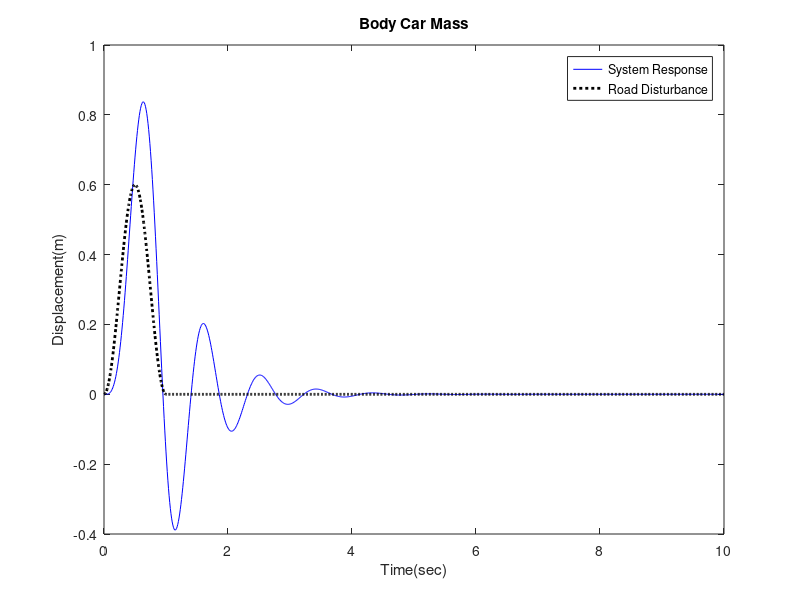

This figure's MATLAB source:
%% State Space Equations
% car values:
clc;
mc_sse = 300; % kg
kc_sse = 16000; % N/m
cc_sse = 1000; % N.s/m

% wheel values:
mw_sse = 60; % kg
kw_sse = 190000; % N/m
%cw_sse = 10; % N.s/m
sim = 10;
ts = 0.01;

% Road Disturbance
t = 0:0.01:10;
ud = zeros(size(t));
ud(1:101) = 0.3*(1-cos(2*pi*t(1:101)));

A = [0 1 0 0; -(kc_sse/mc_sse) -(cc_sse/mc_sse) (kc_sse/mc_sse) (cc_sse/mc_sse); 0 0 0 1; (kc_sse/mw_sse) (cc_sse/mw_sse) -((kc_sse + kw_sse)/mw_sse) -(cc_sse/mw_sse)];
B = [0 0; (1/mc_sse) 0; 0 0; -(1/mw_sse) (kw_sse/ mw_sse)];
C = [1 0 0 0];
D = [0 0];

tsim = 0:ts:sim;
uc = zeros(size(tsim));
u = [uc; ud];
%%u1 = [1; a1];
x0 = [0,0,0,0];
x = [1;1;1;1];
sprintf("%d",uc);
xdot = A*x + B*u;
Gol = ss(A,B,C,D);
y = lsim(Gol,u,tsim,x0);

i = 0:ts:sim;
plot(i,y,'b',i,ud,'k:','LineWidth',2);
legend('System Response','Road Disturbance');
xlabel('Time(sec)');ylabel('Displacement(m)');
title('Body Car Mass');